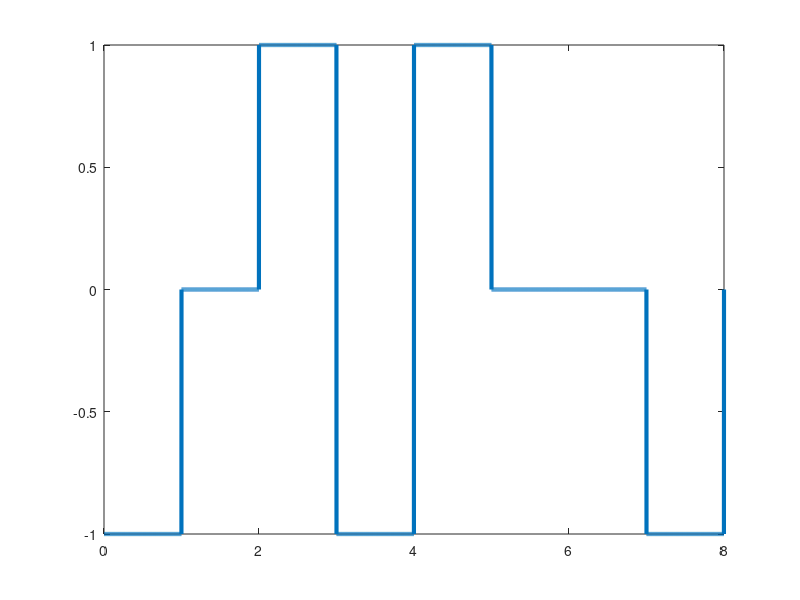

Recreate this plot in MATLAB.
bits=[1 0 1 1 1 0 0 1];
bitrate=1;
n=1000;
T=length(bits)/bitrate;
N=n*length(bits);
dt=T/N;
t=0:dt:T;
x=zeros(1,length(t));
lastbit=1;
for i=1:length(bits);
    if bits(i)==1
        x((i-1)*n+1:i*n)=-lastbit;
        lastbit=-lastbit;
    end
end
plot(t,x,'linewidth',3);
counter=0;
lastbit=1;
for i=1:length(t)
    if t(i)>counter
        counter=counter+1;
        if x(i)==-lastbit
            result(counter)=1;
            lastbit=-lastbit;
        else result(counter)=0;
        end
    end
end
disp('AMI Decoding');
disp(result);
            